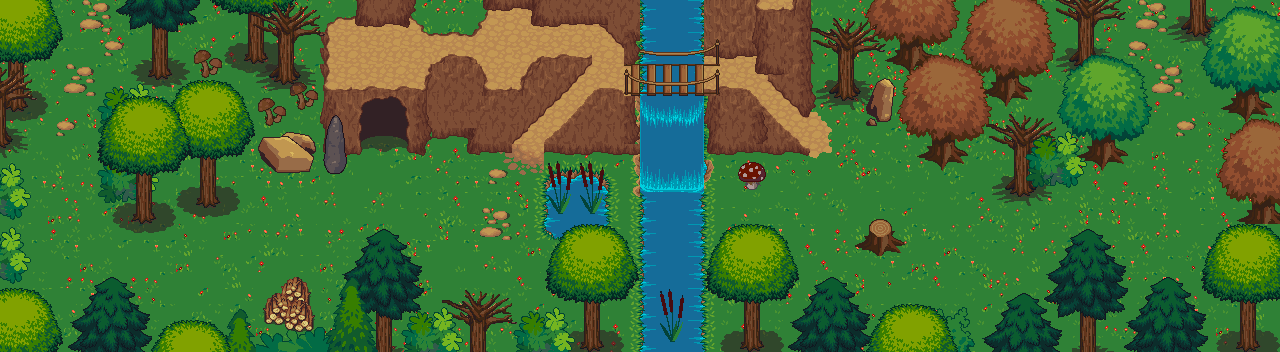

This game map was drawn from its Tiled (.tmx) file and the tilesets committed beside it. A one-line description and the trimmed map source follow:
An orthogonal 80x22 tile map with 16x16 px tiles, 3 tile layers (ground, top1, top2), 6 tilesets and 22 objects.

<map version="1.0" orientation="orthogonal" renderorder="right-down" width="80" height="22" tilewidth="16" tileheight="16" nextobjectid="216">
 <tileset firstgid="1" name="terrain_atlas" tilewidth="16" tileheight="16" tilecount="4096" columns="64">
  <image source="tilesets/terrain_atlas.png" width="1024" height="1024" />
 </tileset>
 <tileset firstgid="4097" name="base_out_atlas" tilewidth="16" tileheight="16" tilecount="4096" columns="64">
  <image source="tilesets/base_out_atlas.png" width="1024" height="1024" />
 </tileset>
 <tileset firstgid="8193" name="plant repack" tilewidth="16" tileheight="16" tilecount="676" columns="26">
  <image source="tilesets/plant repack.png" width="416" height="416" />
 </tileset>
 <tileset firstgid="8869" name="town" tilewidth="16" tileheight="16" tilecount="1024" columns="32">
  <image source="tilesets/town.png" width="512" height="512" />
 </tileset>
 <tileset firstgid="9893" name="build_atlas" tilewidth="16" tileheight="16" tilecount="4096" columns="64">
  <image source="tilesets/build_atlas.png" width="1024" height="1024" />
 </tileset>
 <tileset firstgid="13989" name="obj_misk_atlas" tilewidth="16" tileheight="16" tilecount="4096" columns="64">
  <image source="tilesets/obj_misk_atlas.png" width="1024" height="1024" />
 </tileset>
 <layer name="ground" width="80" height="22">
  <data>[1760 cells, 1760 non-empty, 155 distinct tile ids]</data>
 </layer>
 <layer name="top1" width="80" height="22">
  <data>[1760 cells, 943 non-empty, 355 distinct tile ids]</data>
 </layer>
 <layer name="top2" width="80" height="22">
  <data>[1760 cells, 420 non-empty, 302 distinct tile ids]</data>
 </layer>
 <objectgroup name="barrieren">
  <object id="187" x="1184" y="0">
   <polyline points="0,0 0,32 32,48 64,128 32,176 64,224 16,288 -48,288 -96,240 -160,288 -224,320 -272,304 -336,304 -352,288 -400,240 -448,224 -480,240 -480,160 -384,160 -384,144 -432,96 -560,96 -592,96 -640,144 -640,160 -640,240 -640,304 -672,304 -704,288 -752,304" />
  </object>
  <object id="189" x="432" y="304">
   <polyline points="0,0 -32,-64 -64,-64 -96,16 -128,-32 -176,0 -208,16 -272,16 -320,-16 -368,16 -400,-16 -416,-80 -400,-112 -416,-144 -416,-176 -400,-208 -400,-240 -368,-272 -368,-304" />
  </object>
  <object id="190" x="1120" y="0">
   <polyline points="0,0 -16,32 32,112 -16,160 -96,192 -128,160 -176,160 -224,128 -272,96 -304,112 -368,64 -416,64 -480,64 -519.333,25.3333 -582.667,23.3333 -632,8.66667 -651.333,34 -705.333,24 -795.333,22 -795.333,88 -694.667,86.6667 -671.333,54.6667 -644.334,61 -632.667,85.3333 -597.333,86.6667 -579,55.6667 -528.667,61.3333 -592,128" />
  </object>
  <object id="191" x="479.333" y="128">
   <polyline points="-47.333,0 -63.333,32 -79.333,0 -111.333,0 -127.333,32 -159.333,32 -191.333,48 -223.333,32 -255.333,32 -271.333,80 -303.333,48 -335.333,96 -383.333,64 -383.333,-16 -335.333,-48 -335.333,-80 -351.333,-128" />
  </object>
  <object id="192" x="736" y="160" width="32" height="32">
   <ellipse />
  </object>
  <object id="193" x="864" y="224" width="32" height="32">
   <ellipse />
  </object>
  <object id="213" x="528" y="128">
   <polyline points="0,0 -16,16 -54.5,21 -66,9 -96,0" />
  </object>
 </objectgroup>
 <objectgroup name="schatztruhen" />
 <objectgroup name="enemyHumanoid">
  <object id="200" x="784" y="208" width="16" height="16">
   <properties>
    <property name="typ" value="raider-2" />
   </properties>
  </object>
  <object id="201" x="928" y="256" width="16" height="16">
   <properties>
    <property name="typ" value="raider-1" />
   </properties>
  </object>
  <object id="202" x="608" y="64" width="16" height="16">
   <properties>
    <property name="typ" value="raider-1" />
   </properties>
  </object>
  <object id="203" x="336" y="32" width="16" height="16">
   <properties>
    <property name="typ" value="bat" />
   </properties>
  </object>
  <object id="204" x="480" y="256" width="16" height="16">
   <properties>
    <property name="typ" value="raider-2" />
   </properties>
  </object>
  <object id="205" x="160" y="272" width="16" height="16">
   <properties>
    <property name="typ" value="raider-1" />
   </properties>
  </object>
  <object id="215" x="310.75" y="163.25" width="16" height="16">
   <properties>
    <property name="dialog" value="8008" />
    <property name="typ" value="npc-hint" />
    <property name="vorbedfalse" value="10" />
   </properties>
  </object>
 </objectgroup>
 <objectgroup name="areaborder">
  <object id="197" x="64" y="0">
   <properties>
    <property name="ausgang" value="west" />
    <property name="nextMap" value="8" />
   </properties>
   <polyline points="0,0 64,0" />
  </object>
  <object id="198" x="1120" y="0">
   <properties>
    <property name="ausgang" value="nord" />
    <property name="nextMap" value="6" />
   </properties>
   <polyline points="0,0 64,0" />
  </object>
  <object id="207" x="354" y="136.5">
   <properties>
    <property name="ausgang" value="dungeon1A" />
    <property name="nextMap" value="9007" />
   </properties>
   <polyline points="0,0 64,0" />
  </object>
  <object id="214" x="238.187" y="239">
   <properties>
    <property name="dialog" value="8008" />
    <property name="nachbedfalse" value="5" />
    <property name="nachbedtrue" value="6" />
    <property name="vorbed" value="5" />
   </properties>
   <polyline points="129.479,-113 129.479,0" />
  </object>
 </objectgroup>
 <objectgroup name="startpunkt">
  <object id="136" x="80" y="16" width="16" height="16">
   <properties>
    <property name="start" value="west" />
   </properties>
  </object>
  <object id="194" x="1152" y="16" width="16" height="16">
   <properties>
    <property name="start" value="nord" />
   </properties>
  </object>
  <object id="208" x="384" y="144" width="16" height="16">
   <properties>
    <property name="start" value="dungeon1A" />
   </properties>
  </object>
  <object id="211" x="272" y="224" width="16" height="16">
   <properties>
    <property name="start" value="sued" />
   </properties>
  </object>
 </objectgroup>
</map>
